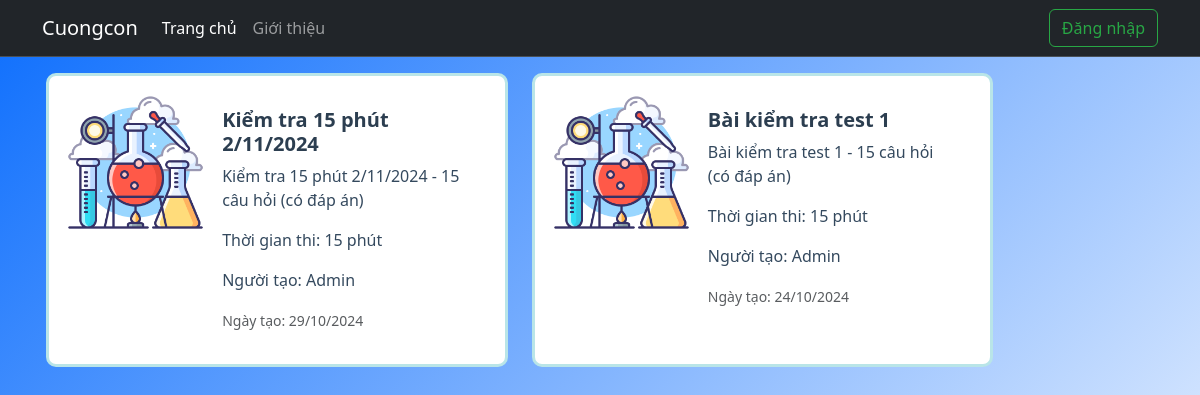
/, run on an earlier commit of the app's database.
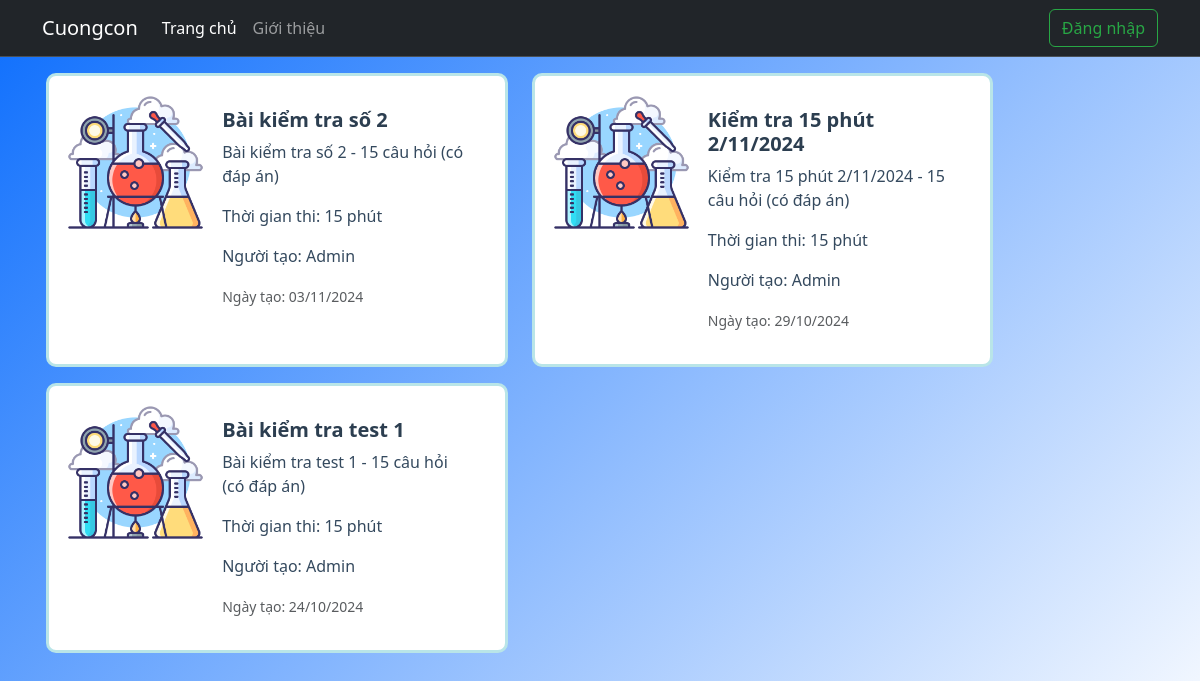
And on a later commit of the database.
### quiz/models/quiz.py (models this page shows, shortened)
class CommonAbstract(models.Model):
    created_at = models.DateTimeField(editable=False, null=True, blank=True, verbose_name='Thời điểm tạo')
    updated_at = models.DateTimeField(auto_now_add=True, verbose_name='Thời điểm cập nhật')
    class Meta:
        ordering = ('-created_at',)
        abstract = True

class Exam(CommonAbstract):
    id = models.AutoField(auto_created=True, primary_key=True, serialize=False, verbose_name='ID')
    title = models.CharField(max_length=255, verbose_name='Tên bài kiểm tra')
    room_name = models.CharField(max_length=255, verbose_name='Tên phòng thi')
    start_time = models.DateTimeField(verbose_name='Thời gian bắt đầu')
    finish_time = models.DateTimeField(verbose_name='Thời gian kết thúc')
    time_todo = models.IntegerField(default=15, verbose_name='Thời gian làm bài (phút)')
    room_code = models.CharField(max_length=15, unique=True, verbose_name='Mã phòng thi')
    created_by = models.CharField(max_length=255, verbose_name='Người tạo')
    class Meta:
        ordering = ('-created_at',)
        verbose_name = 'QL Bài kiểm tra'
        verbose_name_plural = 'QL Bài kiểm tra'
        db_table = 'exams'

### quiz/views/index.py (the view)
# urls.py: path('', index_view, name='index'),
def index_view(request):
    exams = Exam.objects.order_by('-created_at')
    return render(request, 'quiz/index.html', {'exams': exams}, status=200)

### templates/quiz/index.html (shortened to what this page needs)
{% extends 'base.html' %}
{% load static %}
{% block content %}
<nav class="navbar navbar-expand-lg bg-dark border-bottom border-body" data-bs-theme="dark">
    <div class="container">
      <a class="navbar-brand" href="#">Cuongcon</a>
      <div class="collapse navbar-collapse" id="navbarSupportedContent">
        <ul class="navbar-nav me-auto mb-2 mb-lg-0">
          <li class="nav-item">
            <a class="nav-link active" aria-current="page" href="#">Trang chủ</a>
          </li>
          <li class="nav-item">
            <a class="nav-link" href="#">Giới thiệu</a>
          </li>
        </ul>
        {% if request.user.is_authenticated %}
          <span class="text-white" style="margin-right: 8px;">{{request.user.username}}</span>
          <a href="{% url 'logout' %}" class="btn btn-outline-success">Đăng xuất</a>
        {% else %}
          <a class="btn btn-outline-success" href="{% url 'login' %}">Đăng nhập</a>
        {% endif %}
      </div>
    </div>
</nav>
<div class="container p-3 row" style="margin: 0 auto;">
  {% for exam in exams %}
    <a class="card mb-3 col-5 nav-link p-3" style="margin-right: 24px;" href="{% url 'exam' exam.id %}">
      <div class="">
        <div class="row g-0">
          <div class="col-md-4">
            <img src="{% static 'assets/images/laboratory.png' %}" class="img-fluid rounded-start" alt="{{exam.title}}">
          </div>
          <div class="col-md-8">
            <div class="card-body">
              <h5 class="card-title">{{exam.title}}</h5>
              <p class="card-text">{{exam.title}} - 15 câu hỏi (có đáp án)</p>
              <p class="card-text">Thời gian thi: {{exam.time_todo}} phút</p>
              <p class="card-text">Người tạo: {{exam.created_by}}</p>
              <p class="card-text"><small class="text-body-secondary">Ngày tạo: {{exam.created_at|date:"d/m/Y"}}</small></p>
            </div>
          </div>
        </div>
      </div>
    </a>
  {% endfor %}
</div>
{% endblock content %}

### templates/base.html (shortened to what this page needs)
<!DOCTYPE html>
{% load static %}
<html lang="en">
<head>
    <link rel="stylesheet" href="https://cdnjs.cloudflare.com/ajax/libs/font-awesome/6.6.0/css/all.min.css" />
    <link href="https://cdn.jsdelivr.net/npm/bootstrap@5.3.3/dist/css/bootstrap.min.css" rel="stylesheet">
    <link rel="stylesheet" href="{% static 'assets/css/base.css' %}">
</head>
<body>
    {% block content %}
    {% endblock content %}
</body>
</html>

### static/assets/css/base.css (style rules this page uses)
* { margin: 0; padding: 0; box-sizing: border-box; }
.log-reg-section form, p { width: 100%; }
ul { list-style: none; }

What changed in the data, as far as the page shows it:
added Exam: title "Bài kiểm tra số 2", time_todo "15", created_by "Admin", created_at "03/11/2024"
